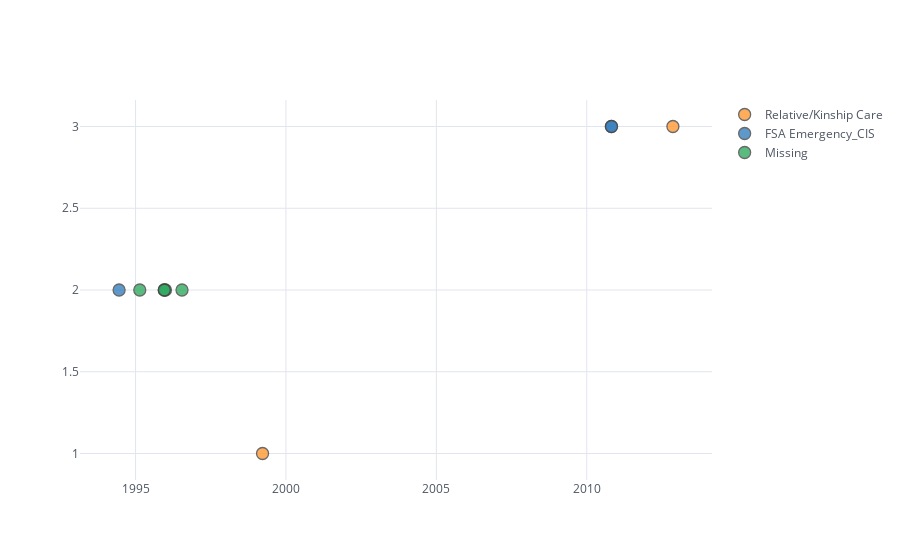

The cell this chart's notebook holds for it:
### Code cell
MUT= df4.iplot(kind="line", theme="white",x="EventStart",y="ID", categories="EventTypeName")
MUT

### Figure 1 — Plotly figure (JSON) as saved in the notebook; plotly's stock layout.template omitted (floating-point values rounded to 4 significant figures)
{"data": [{"marker": {"color": "rgba(255, 153, 51, 1.0)", "line": {"width": 1.3}, "opacity": 0.8, "size": 12, "symbol": "circle"}, "mode": "markers", "name": "Relative/Kinship Care", "textfont": {"color": "#4D5663"}, "type": "scatter", "x": ["1999-03-23T00:00:00.000000000", "2012-11-12T00:00:00.000000000"], "y": [1, 3]}, {"marker": {"color": "rgba(55, 128, 191, 1.0)", "line": {"width": 1.3}, "opacity": 0.8, "size": 12, "symbol": "circle"}, "mode": "markers", "name": "FSA Emergency_CIS", "textfont": {"color": "#4D5663"}, "type": "scatter", "x": ["1995-12-15T00:00:00.000000000", "1994-06-15T00:00:00.000000000", "2010-10-26T00:00:00.000000000", "2010-10-29T00:00:00.000000000"], "y": [2, 2, 3, 3]}, {"marker": {"color": "rgba(50, 171, 96, 1.0)", "line": {"width": 1.3}, "opacity": 0.8, "size": 12, "symbol": "circle"}, "mode": "markers", "name": "Missing", "textfont": {"color": "#4D5663"}, "type": "scatter", "x": ["1995-12-30T00:00:00.000000000", "1995-12-16T00:00:00.000000000", "1995-02-21T00:00:00.000000000", "1996-07-18T00:00:00.000000000"], "y": [2, 2, 2, 2]}], "layout": {"legend": {"bgcolor": "#FFFFFF", "font": {"color": "#4D5663"}}, "paper_bgcolor": "#FFFFFF", "plot_bgcolor": "#FFFFFF", "title": {"font": {"color": "#4D5663"}}, "xaxis": {"gridcolor": "#E1E5ED", "showgrid": true, "tickfont": {"color": "#4D5663"}, "title": {"font": {"color": "#4D5663"}, "text": ""}, "zerolinecolor": "#E1E5ED"}, "yaxis": {"gridcolor": "#E1E5ED", "showgrid": true, "tickfont": {"color": "#4D5663"}, "title": {"font": {"color": "#4D5663"}, "text": ""}, "zerolinecolor": "#E1E5ED"}}}
